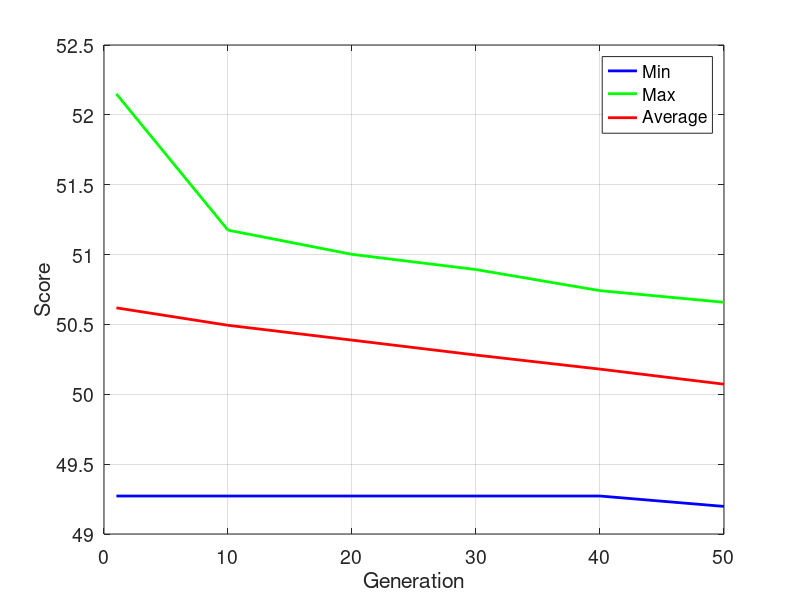

Write MATLAB code to recreate this figure. (Note: this script raises an error after producing the figure.)
close all;
clear all;
%% parameters %%%%%%%%%%%%%%%%%%%%%%%%%%%%%%%%%%%%%%%%%%%%%%%%%%%%
%% directory %%%%%%%%%%%%%%%%%%%%%%%%%%%%%%%%%%%%%%%%%%%%%%%%%%%%%
foldername = "C:\Users\user\Desktop\figures\220517\final";
% mkdir(foldername);
%% SCORE %%%%%%%%%%%%%%%%%%%%%%%%%%%%%%%%%%%%%%%%%%%%
score = [
1 49.271882 50.618716 52.150044 0.893200 0.927229 0.958485
10 49.271882 50.493902 51.174881 0.905716 0.930106 0.958485
20 49.271882 50.387717 51.001720 0.912943 0.932271 0.958485
30 49.271882 50.280787 50.892715 0.913853 0.934661 0.958485
40 49.271882 50.180101 50.741783 0.917370 0.936864 0.958485
50 49.197462 50.072299 50.658406 0.917623 0.938959 0.958485
];
%% plot %%%%%%%%%%%%%%%%%%%%%%%%%%%%%%%%%%%%%%%%%%%%%%%%%%%%%%%%%%
figure(1)
clf
hold on
grid on
box on
% X = categorical(generation);

%plot(X, total, 'Color', 'b', 'Marker', '*', 'Markersize', 7, 'LineWidth', 1);
%plot(X, cpu, 'Color', 'r', 'Marker', 'o', 'Markersize', 7, 'LineWidth', 1);
%plot(X, network, 'Color', 'g', 'Marker', '^', 'Markersize', 7, 'LineWidth', 1);

plot(score(:,1), score(:,2), 'Color', 'b','LineWidth', 2);
plot(score(:,1), score(:,4), 'Color', 'g', 'LineWidth', 2);
plot(score(:,1), score(:,3), 'Color', 'r', 'LineWidth', 2);

% ylim([0 50]);

lgd = legend('Min', 'Max', 'Average', 'Location','northeast');
set(lgd, 'fontsize', 14);
xlabel("Generation");
ylabel('Score');
%title('Power')

set(gca,'fontsize',14);

saveas(figure(1),foldername+'/figure_genetic_algorithm'+'.png');
saveas(figure(1),foldername+'/figure_genetic_algorithm'+'.fig');
saveas(figure(1),foldername+'/figure_genetic_algorithm'+'.pdf');
